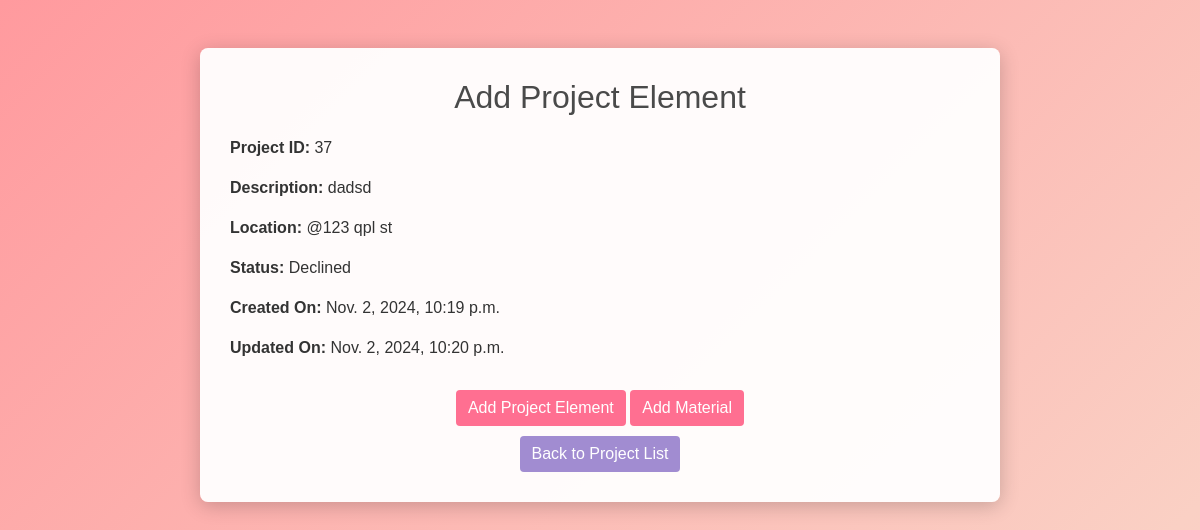
The app's page /projects/37/add_project_element/, older data.
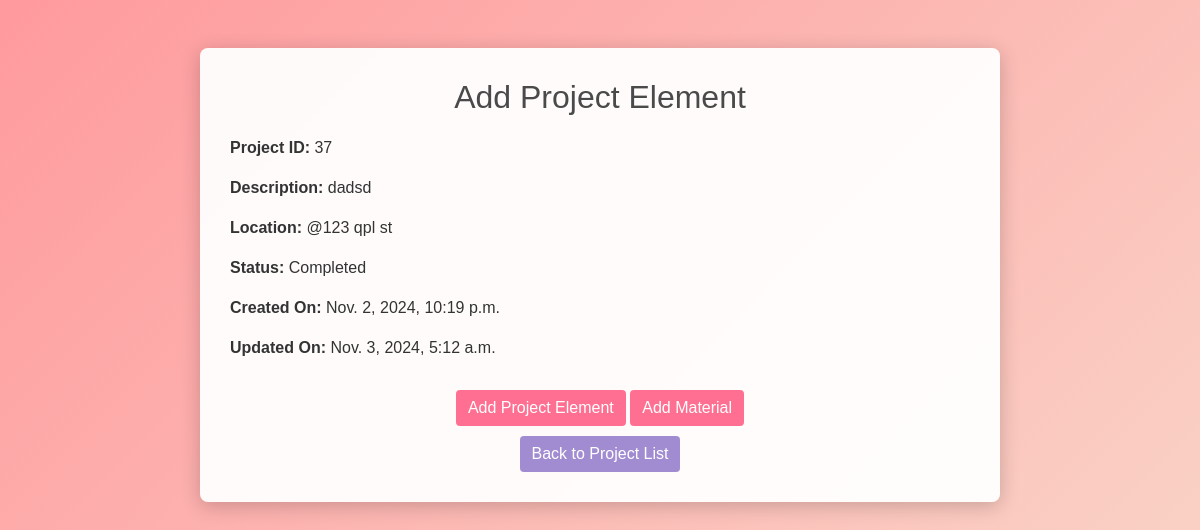
The same page, newer data.
### quotations/models.py (models this page shows, shortened)
class Project(models.Model):
    STATUS_CHOICES = [
        ("Pending", "Pending"),
        ("Approved", "Approved"),
        ("Declined", "Declined"),
        ("Completed", "Completed"),
    ]
    name = models.CharField(max_length=100)
    area_size = models.DecimalField(max_digits=10, decimal_places=2, default=0)
    description = models.TextField()  # Changed to TextField for longer descriptions
    location = models.CharField(max_length=100)
    start_date = models.DateField(blank=True, null=True)
    end_date = models.DateField(blank=True, null=True)
    user = models.ForeignKey(User, on_delete=models.CASCADE, related_name="projects")
    status = models.CharField(
        max_length=20, choices=STATUS_CHOICES, default="Pending", blank=True, null=True
    )
    created_at = models.DateTimeField(auto_now_add=True)
    updated_at = models.DateTimeField(auto_now=True)
    approved_by_user = models.BooleanField(default=False)
    approved_by_admin = models.ForeignKey(
        User, null=True, blank=True, related_name="approved_projects", on_delete=models.SET_NULL
    )
    declined_by_admin = models.ForeignKey(
        User, null=True, blank=True, related_name="declined_projects", on_delete=models.SET_NULL
    )
    declined_by_user = models.BooleanField(default=False)

### quotations/views.py (the view)
# urls.py: path("projects/<int:project_id>/add_project_element/", views.add_project_element, name="add_project_element",),
def add_project_element(request, project_id):
    project = get_object_or_404(Project, id=project_id)
    if request.method == "POST":
        form = ProjectElementForm(request.POST, project=project)
        if form.is_valid():
            form.save()  # This will save the element and link it to the project
            return redirect('project_detail', project_id=project_id)
    else:
        form = ProjectElementForm(project=project)
    return render(
        request, "add_project_element.html", {"project": project, "form": form}
    )

### templates/add_project_element.html (shortened to what this page needs)
{% load static %}
<!DOCTYPE html>
<html lang="en">
<head>
    <link rel="stylesheet" href="https://stackpath.bootstrapcdn.com/bootstrap/4.5.2/css/bootstrap.min.css">
</head>
<body>
    <div class="container mt-5">
        <div class="project-container">
            <h2>Add Project Element</h2>
            {% if user.is_superuser %}
                <form method="post" action="{% url 'add_project_element' project.id %}">
                    {% csrf_token %}
                    {{ form.as_p }}
                    {% if form.errors %}
                        <div class="error-messages">
                            {% for field, errors in form.errors.items %}
                                <p>{{ field }}: {{ errors|join:", " }}</p>
                            {% endfor %}
                        </div>
                    {% endif %}
                    <div class="text-center">
                        <button type="submit" class="btn btn-primary">Save Changes</button>
                    </div>
                </form>
            {% else %}
                <div class="project-info">
                    <p><strong>Project ID:</strong> {{ project.id }}</p>
                    <p><strong>Description:</strong> {{ project.description }}</p>
                    <p><strong>Location:</strong> {{ project.location }}</p>
                    <p><strong>Status:</strong> {{ project.status }}</p>
                    <p><strong>Created On:</strong> {{ project.created_at }}</p>
                    <p><strong>Updated On:</strong> {{ project.updated_at }}</p>
                </div>
            {% endif %}
            <div class="text-center">
                <a href="{% url 'add_project_element' project.id %}" class="btn btn-primary">Add Project Element</a>
                <a href="{% url 'add_project_material' project.id %}" class="btn btn-primary">Add Material</a>
            </div>
            <div class="text-center">
                <a href="{% url 'project_list' %}" class="btn btn-secondary">Back to Project List</a>
            </div>
        </div>
    </div>
</body>
</html>

Row changes from the older to the newer data that the page shows:
changed Project "dadsd": status "Declined" → "Completed"; updated_at "Nov. 2, 2024, 10:20 p.m." → "Nov. 3, 2024, 5:12 a.m."
